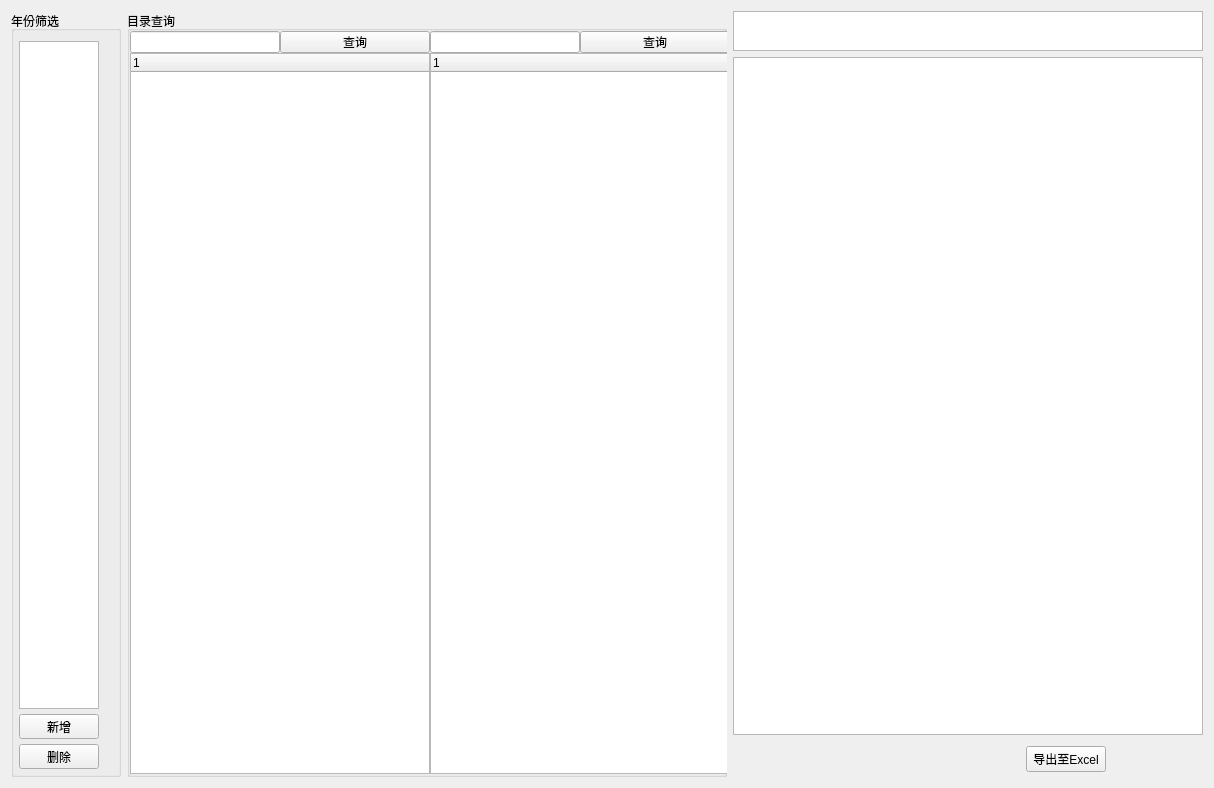
<?xml version="1.0" encoding="UTF-8"?>
<ui version="4.0">
 <class>Form</class>
 <widget class="QWidget" name="Form">
  <property name="geometry">
   <rect>
    <x>0</x>
    <y>0</y>
    <width>1214</width>
    <height>788</height>
   </rect>
  </property>
  <property name="windowTitle">
   <string>Form</string>
  </property>
  <layout class="QHBoxLayout" name="horizontalLayout_5">
   <item>
    <widget class="QGroupBox" name="groupBox">
     <property name="maximumSize">
      <size>
       <width>110</width>
       <height>16777215</height>
      </size>
     </property>
     <property name="title">
      <string>年份筛选</string>
     </property>
     <layout class="QVBoxLayout" name="verticalLayout">
      <property name="spacing">
       <number>5</number>
      </property>
      <property name="leftMargin">
       <number>5</number>
      </property>
      <property name="topMargin">
       <number>10</number>
      </property>
      <property name="rightMargin">
       <number>5</number>
      </property>
      <property name="bottomMargin">
       <number>5</number>
      </property>
      <item>
       <widget class="QListWidget" name="lw_yearChoose">
        <property name="sizePolicy">
         <sizepolicy hsizetype="Minimum" vsizetype="Expanding">
          <horstretch>0</horstretch>
          <verstretch>0</verstretch>
         </sizepolicy>
        </property>
        <property name="maximumSize">
         <size>
          <width>80</width>
          <height>16777215</height>
         </size>
        </property>
       </widget>
      </item>
      <item>
       <widget class="QToolButton" name="tb_add">
        <property name="sizePolicy">
         <sizepolicy hsizetype="Expanding" vsizetype="Fixed">
          <horstretch>0</horstretch>
          <verstretch>0</verstretch>
         </sizepolicy>
        </property>
        <property name="maximumSize">
         <size>
          <width>80</width>
          <height>16777215</height>
         </size>
        </property>
        <property name="text">
         <string>新增</string>
        </property>
       </widget>
      </item>
      <item>
       <widget class="QToolButton" name="tb_del">
        <property name="maximumSize">
         <size>
          <width>80</width>
          <height>16777215</height>
         </size>
        </property>
        <property name="text">
         <string>删除</string>
        </property>
       </widget>
      </item>
     </layout>
    </widget>
   </item>
   <item>
    <widget class="QGroupBox" name="groupBox_2">
     <property name="sizePolicy">
      <sizepolicy hsizetype="Expanding" vsizetype="Preferred">
       <horstretch>0</horstretch>
       <verstretch>0</verstretch>
      </sizepolicy>
     </property>
     <property name="minimumSize">
      <size>
       <width>600</width>
       <height>0</height>
      </size>
     </property>
     <property name="maximumSize">
      <size>
       <width>450</width>
       <height>16777215</height>
      </size>
     </property>
     <property name="title">
      <string>目录查询</string>
     </property>
     <layout class="QGridLayout" name="gridLayout_2">
      <property name="leftMargin">
       <number>0</number>
      </property>
      <property name="topMargin">
       <number>0</number>
      </property>
      <property name="rightMargin">
       <number>0</number>
      </property>
      <property name="bottomMargin">
       <number>0</number>
      </property>
      <property name="spacing">
       <number>0</number>
      </property>
      <item row="0" column="2">
       <widget class="QWidget" name="wg_directory" native="true">
        <property name="sizePolicy">
         <sizepolicy hsizetype="Expanding" vsizetype="Preferred">
          <horstretch>0</horstretch>
          <verstretch>0</verstretch>
         </sizepolicy>
        </property>
        <property name="minimumSize">
         <size>
          <width>600</width>
          <height>0</height>
         </size>
        </property>
        <property name="maximumSize">
         <size>
          <width>450</width>
          <height>16777215</height>
         </size>
        </property>
        <layout class="QHBoxLayout" name="horizontalLayout_4">
         <property name="spacing">
          <number>0</number>
         </property>
         <property name="leftMargin">
          <number>0</number>
         </property>
         <property name="topMargin">
          <number>0</number>
         </property>
         <property name="rightMargin">
          <number>0</number>
         </property>
         <property name="bottomMargin">
          <number>0</number>
         </property>
         <item>
          <layout class="QHBoxLayout" name="horizontalLayout_3">
           <property name="spacing">
            <number>0</number>
           </property>
           <item>
            <layout class="QVBoxLayout" name="verticalLayout_2">
             <property name="spacing">
              <number>0</number>
             </property>
             <item>
              <layout class="QHBoxLayout" name="horizontalLayout" stretch="0,0">
               <property name="spacing">
                <number>0</number>
               </property>
               <item>
                <widget class="QLineEdit" name="le_first">
                 <property name="sizePolicy">
                  <sizepolicy hsizetype="Ignored" vsizetype="Fixed">
                   <horstretch>0</horstretch>
                   <verstretch>0</verstretch>
                  </sizepolicy>
                 </property>
                </widget>
               </item>
               <item>
                <widget class="QPushButton" name="pb_firstSelect">
                 <property name="sizePolicy">
                  <sizepolicy hsizetype="Ignored" vsizetype="Ignored">
                   <horstretch>0</horstretch>
                   <verstretch>0</verstretch>
                  </sizepolicy>
                 </property>
                 <property name="text">
                  <string>查询</string>
                 </property>
                </widget>
               </item>
              </layout>
             </item>
             <item>
              <widget class="QTreeWidget" name="tw_first">
               <property name="minimumSize">
                <size>
                 <width>300</width>
                 <height>0</height>
                </size>
               </property>
               <column>
                <property name="text">
                 <string/>
                </property>
               </column>
              </widget>
             </item>
            </layout>
           </item>
           <item>
            <layout class="QVBoxLayout" name="verticalLayout_3">
             <property name="spacing">
              <number>0</number>
             </property>
             <item>
              <layout class="QHBoxLayout" name="horizontalLayout_2">
               <property name="spacing">
                <number>0</number>
               </property>
               <item>
                <widget class="QLineEdit" name="le_second">
                 <property name="sizePolicy">
                  <sizepolicy hsizetype="Ignored" vsizetype="Fixed">
                   <horstretch>0</horstretch>
                   <verstretch>0</verstretch>
                  </sizepolicy>
                 </property>
                </widget>
               </item>
               <item>
                <widget class="QPushButton" name="pb_secondSelect">
                 <property name="sizePolicy">
                  <sizepolicy hsizetype="Ignored" vsizetype="Ignored">
                   <horstretch>0</horstretch>
                   <verstretch>0</verstretch>
                  </sizepolicy>
                 </property>
                 <property name="text">
                  <string>查询</string>
                 </property>
                </widget>
               </item>
              </layout>
             </item>
             <item>
              <widget class="QTreeWidget" name="tw_second">
               <property name="minimumSize">
                <size>
                 <width>300</width>
                 <height>0</height>
                </size>
               </property>
               <column>
                <property name="text">
                 <string/>
                </property>
               </column>
              </widget>
             </item>
            </layout>
           </item>
          </layout>
         </item>
        </layout>
       </widget>
      </item>
     </layout>
    </widget>
   </item>
   <item>
    <layout class="QVBoxLayout" name="verticalLayout_4">
     <item>
      <widget class="QTextBrowser" name="txt_retirePlanYear">
       <property name="sizePolicy">
        <sizepolicy hsizetype="Ignored" vsizetype="Fixed">
         <horstretch>0</horstretch>
         <verstretch>0</verstretch>
        </sizepolicy>
       </property>
       <property name="minimumSize">
        <size>
         <width>0</width>
         <height>30</height>
        </size>
       </property>
       <property name="maximumSize">
        <size>
         <width>16777215</width>
         <height>40</height>
        </size>
       </property>
       <property name="html">
        <string>&lt;!DOCTYPE HTML PUBLIC &quot;-//W3C//DTD HTML 4.0//EN&quot; &quot;http://www.w3.org/TR/REC-html40/strict.dtd&quot;&gt;
&lt;html&gt;&lt;head&gt;&lt;meta name=&quot;qrichtext&quot; content=&quot;1&quot; /&gt;&lt;style type=&quot;text/css&quot;&gt;
p, li { white-space: pre-wrap; }
&lt;/style&gt;&lt;/head&gt;&lt;body style=&quot; font-family:'SimSun'; font-size:9.07563pt; font-weight:400; font-style:normal;&quot;&gt;
&lt;p align=&quot;center&quot; style=&quot;-qt-paragraph-type:empty; margin-top:0px; margin-bottom:0px; margin-left:0px; margin-right:0px; -qt-block-indent:0; text-indent:0px; font-size:9pt;&quot;&gt;&lt;br /&gt;&lt;/p&gt;&lt;/body&gt;&lt;/html&gt;</string>
       </property>
      </widget>
     </item>
     <item>
      <widget class="QTableWidget" name="retirePlanResult"/>
     </item>
     <item>
      <layout class="QHBoxLayout" name="horizontalLayout_7">
       <property name="topMargin">
        <number>5</number>
       </property>
       <property name="bottomMargin">
        <number>5</number>
       </property>
       <item>
        <spacer name="horizontalSpacer">
         <property name="orientation">
          <enum>Qt::Horizontal</enum>
         </property>
         <property name="sizeHint" stdset="0">
          <size>
           <width>40</width>
           <height>20</height>
          </size>
         </property>
        </spacer>
       </item>
       <item>
        <spacer name="horizontalSpacer_2">
         <property name="orientation">
          <enum>Qt::Horizontal</enum>
         </property>
         <property name="sizeHint" stdset="0">
          <size>
           <width>40</width>
           <height>20</height>
          </size>
         </property>
        </spacer>
       </item>
       <item>
        <spacer name="horizontalSpacer_4">
         <property name="orientation">
          <enum>Qt::Horizontal</enum>
         </property>
         <property name="sizeHint" stdset="0">
          <size>
           <width>40</width>
           <height>20</height>
          </size>
         </property>
        </spacer>
       </item>
       <item>
        <widget class="QPushButton" name="pb_outputToExcel">
         <property name="text">
          <string>导出至Excel</string>
         </property>
        </widget>
       </item>
       <item>
        <spacer name="horizontalSpacer_3">
         <property name="orientation">
          <enum>Qt::Horizontal</enum>
         </property>
         <property name="sizeHint" stdset="0">
          <size>
           <width>40</width>
           <height>20</height>
          </size>
         </property>
        </spacer>
       </item>
      </layout>
     </item>
    </layout>
   </item>
  </layout>
 </widget>
 <resources/>
 <connections/>
</ui>
